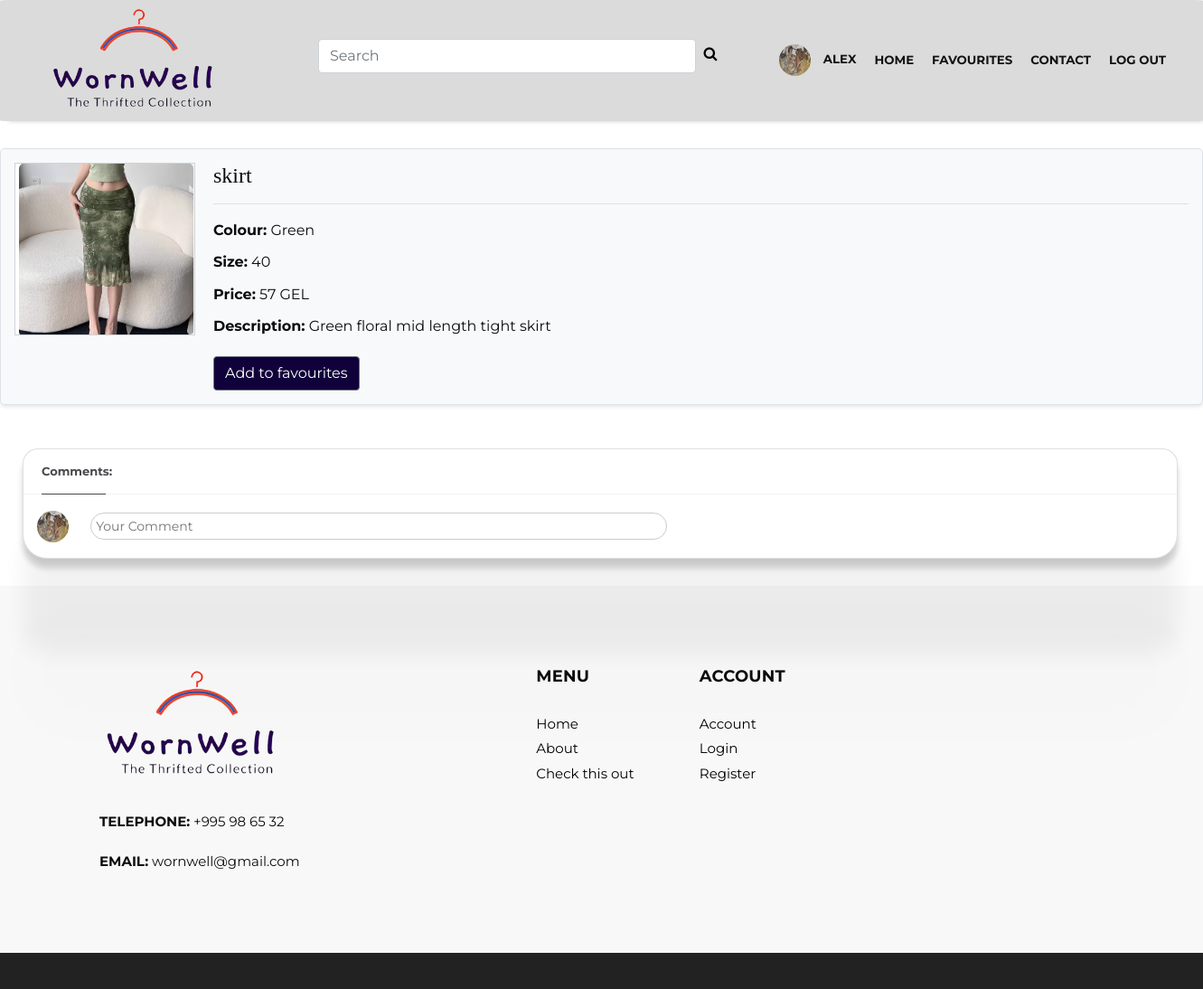
Screenshot of /about/5 (signed in) with the database file from the repository.
### base/models.py (models this page shows, shortened)
class User(AbstractUser):
    username = models.CharField(max_length=6, unique=True)
    items = models.ManyToManyField(Items, blank=True, related_name="users_items")  # Adjusted related_name to avoid clash
    avatar = models.ImageField(null=True, default='avatar.svg')

class Items(models.Model):
    creator = models.ForeignKey('User', on_delete=models.SET_NULL, null=True, blank=True, related_name="created_items")
    name = models.CharField(max_length=30)
    image = models.ImageField(blank=True, null=True)
    price = models.CharField(max_length=10)
    size = models.CharField(max_length=10)
    colour = models.CharField(max_length=30)
    subcat = models.ForeignKey(Subcat, on_delete=models.SET_NULL, null=True, blank=True)
    description = models.TextField(max_length=200)

### base/views.py (the view)
def about(request, id):
    item= Items.objects.get(id=id)
    item_comments= item.comment_set.all()
    if request.method == "POST":
        comment = Comment.objects.create(
            user = request.user,
            item = item,
            body = request.POST.get('body')
        )
    context = {'item':item, 'comments': item_comments }
    return render(request,'base/about.html', context)

### base/templates/base/about.html (shortened to what this page needs)
{% extends 'main.html'%}
{% block content %}
<div class="product-container">
  <div class="product-image">
    <img src="{{item.image.url }}" alt="Product Image">
  </div>
  <div class="product-details">
    <h2>{{item.name}}</h2>
      <hr>
    <p><strong>Colour:</strong> {{item.colour}}</p>
    <p><strong>Size:</strong> {{item.size}}</p>
    <p><strong>Price:</strong> {{item.price}}</p>
    <p><strong>Description:</strong> {{item.description}}</p>
       {% if request.user.is_authenticated %}
                               {% if item not in request.user.items.all %}
      <button id="sub" class="btn btn-secondary" style="background-color:rgb(17, 1, 59)">
           <a  href=" {% url 'adding' item.id %}" class="option2" style="text-decoration:none; color: white">
                           Add to favourites
                           </a>
      </button>
                             {% endif %}
                               {% endif %}
  </div>
</div>
<br>
<br>
    <div class="card">
  <span class="title">Comments:</span>
       <form METHOD="POST" action="">
    {% if  request.user.is_authenticated%}
     <img src="{{user.avatar.url}}" style="width:35px; height:35px; border-radius:50px; margin-left: 15px">
    <input name="body" placeholder="your comment" style="margin: 20px;padding: 5px; border-radius:20px; width:50%;">
    {%endif%}
       </form>
    </div>
{% endblock %}

### templates/navbar.html (shortened to what this page needs)
{% load static %}
 <div class="hero_area">
         <header class="header_section">
            <div class="container">
               <nav class="navbar navbar-expand-lg custom_nav-container ">
                  <a class="navbar-brand" href="{% url 'home' %}">
                      <img width="200px" src="{%static 'images/logo.png'%}" alt="#" /></a>
                  <div class="collapse navbar-collapse" id="navbarSupportedContent">
                       <div class="search_form">
                   <form class="d-flex" role="search" style="width:100%;  margin-top:10px;" >
              <input name="q"
                class="form-control me-2"
                type="search"
                placeholder="search"
                aria-label="Search"
                     value="{{q}}"
              />
                   <button class="btn  my-2 my-sm-0 nav_search-btn"  type="submit" >
                           <i class="fa fa-search" aria-hidden="true"> </i></button>
                   </form>
               </div>
                     <ul class="navbar-nav">
                         {% if  request.user.is_authenticated%}
                         <li class="nav-item ">
                         <div style="display:flex; align-items: center; justify-content: center">
                             <a class="nav-link" href="{% url 'account' %}">
                             <img src="{{request.user.avatar.url }}" style="width:35px; height:35px; border-radius:50px; margin-right:10px"> {{request.user.username}}</a>
                         </div>
                            </li>
                          {% endif %}
                         <li class="nav-item active">
                           <a class="nav-link" href="{% url 'home' %}">Home <span class="sr-only">(current)</span></a>
                        </li>
                        {% if not request.user.is_authenticated%}
                        <li class="nav-item">
                           <a class="nav-link" href="{% url 'product'%}">Products</a>
                        </li>
                          {%else%}
                         <li class="nav-item">
                           <a class="nav-link" href="{%url 'favourites' user.id %}">Favourites </a>
                        </li>
                         {% endif %}
                        <li class="nav-item">
                           <a class="nav-link" href="{%url 'contact' %}">Contact</a>
                        </li>
                         {% if request.user.is_authenticated %}
                   <li class="nav-item" >
                           <a  class="nav-link" href="{% url 'logout'  %}">Log Out</a>
                       </li>
                     {% endif %}
                     </ul>
                  </div>
               </nav>
            </div>
         </header>
    </div>

### static/css/style1.css (style rules this page uses)
* { box-sizing: border-box; }
body { font-family: 'Montserrat', sans-serif; color: #0c0c0c; background-color: #ffffff; overflow-x: hidden; }
h1, h2 { font-family: 'Playfair Display', serif; }
a, a:hover, a:focus { text-decoration: none; }
.btn, .btn:focus { outline: none !important; -webkit-box-shadow: none; box-shadow: none; }
.hero_area { position: relative; min-height: 10vh; display: -webkit-box; display: -ms-flexbox; display: flex; -webkit-box-orient: vertical; -webkit-box-direction: normal; -ms-flex-direction: column; flex-direction: column; }
.header_section { padding: 0px 0; background-color: rgb(219, 219, 219) ; border: solid; border-width: thin; border-radius: 0.81%; border-color:rgb(219, 219, 219) ;; margin-bottom: 10px; box-shadow: 5px 5px 5px -5px rgba(0,0,0,.2); }
.navbar-brand { font-family: 'Playfair Display', serif; margin-left: -100px; margin-right: 60px; }
.custom_nav-container { padding: 0; }
.custom_nav-container .navbar-nav { margin-left: 50px; }
.custom_nav-container .navbar-nav .nav-item .nav-link { padding: 5px 10px; color: #131313; text-align: center; text-transform: uppercase; border-radius: 5px; -webkit-transition: all 0.3s; transition: all 0.3s; font-weight: 700; font-size: smaller; }
.custom_nav-container .nav_search-btn { width: 35px; height: 35px; padding: 0; border: none; color: #000000; }
form input { background: #fff; border: solid #ccc 1px; padding: 15px 15px; width: 100%; font-size: 14px; margin-bottom: 20px; text-transform: capitalize; line-height: normal; }
.search_form { display: flex: justify-content: center; align-items: center; margin-left: 20px; width: 450px; margin-right: 0px; padding-right : 0px; }
.product-image { flex: 0 0 200px; margin-right: 20px; overflow: hidden; border: 1px solid #ced4da; }
.product-image img { width: 100%; height: auto; display: block; border-radius: 5px; }
.product-details { flex: 1; }
.product-details h2 { margin-top: 0; font-size: 1.5em; }
.product-details p { margin-bottom: 10px; line-height: 1.6; }
.Btn-7, { margin-top: 20px; margin-left: 50px; margin-bottom: 20px; }

### static/css/responsive.css (style rules this page uses)
@media (min-width: 1200px) { .container { max-width: 1170px; } }

### base/templates/base/about.html (style rules this page uses)
.product-container { display: flex; align-items: flex-start; margin-top: 20px; padding: 15px; background-color: #f8f9fa; border: 1px solid #dee2e6; border-radius: 5px; box-shadow: 0 2px 4px rgba(0,0,0,0.1); }
.product-image { flex: 0 0 200px; margin-right: 20px; overflow: hidden; border: 1px solid #ced4da; }
.product-image img { width: 100%; height: auto; display: block; border-radius: 5px; }
.product-details { flex: 1; }
.product-details h2 { margin-top: 0; font-size: 1.5em; }
.product-details p { margin-bottom: 10px; line-height: 1.6; }
.card { width: 96%; height: fit-content; background-color: white; box-shadow: 0px 187px 75px rgba(0, 0, 0, 0.01), 0px 105px 23px rgba(0, 0, 0, 0.05), 0px 7px 7px rgba(0, 0, 0, 0.09), 0px 12px 6px rgba(0, 0, 0, 0.1), 0px 0px 0px rgba(0, 0, 0, 0.1); border-radius: 17px 17px 27px 27px; margin-left: 25px; }
.title { width: 100%; height: 50px; position: relative; display: flex; align-items: center; padding-left: 20px; border-bottom: 1px solid #f1f1f1; font-weight: 700; font-size: 13px; color: #47484b; }
.title::after { content: ''; width: 8ch; height: 1px; position: absolute; bottom: -1px; background-color: #47484b; }
a { color:black; }
#sub { margin-top:10px; }

### rows the page displays
User: user.avatar (picture), user.username "ALEX", avatar (picture)
Items: image (picture), name "skirt", colour "Green", size "40", price "57 GEL", description "Green floral mid length tight skirt"
